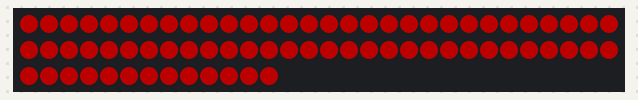
Simulated run of this sketch. Board: SparkFun Pro Micro, built with avr-gcc and run on an emulated ATmega32U4. On the bench: 73 RGB LEDs in strip order, left to right, continuing on the next row. Dim RGB values are drawn brighter than linear; random numbers use the default seed unless the sketch sets one; what the sketch prints to the serial monitor is not drawn.

Above: at 1.1 s.
At 19.3 s:
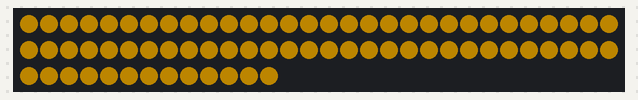

The sketch:

color-TV.ino
```cpp
#include <EEPROM.h>
volatile byte Mode;

// LED strip
#include <NeoPixelBus.h>
const uint8_t PixelPin = 3;
const uint16_t PixelCount = 19+35+19; // 73
NeoPixelBus<NeoGrbFeature, NeoWs2812xMethod> strip(PixelCount, PixelPin);

// Some variables
byte brC = 8;         // brightnes 1 maximum (for encoder)
float Br;             // HSL Max 0.5/brC = level
unsigned int modeR = 30;     // cyclical change of modes in seconds (for first time)
byte modeL = 1;
float cLim = 768;    // color for 1/random() 3,6,12,24,48,96,192,384,768


////
// <
////

float Map(float x, float in_min, float in_max, float out_min, float out_max)
{
  if (in_min == in_max) return out_max;
  if (x >= in_max) return out_max;
  if (x <= in_min) return out_min;
  return (x - in_min) * (out_max - out_min) / (in_max - in_min) + out_min;
}

float Brightness(byte b) {
  float x = Map(b, 1, 11, 1, 0);
  if (x == 0) x = 1. / b;
  Serial.println(x, 3);
  return x;
}

void setup() {
  Serial.begin(115200);

  pinMode(A0, INPUT);
  randomSeed(analogRead(1)*analogRead(2)*analogRead(3));

  //  delay (2000);
  Serial.println("Start");

  // this resets all the neopixels to an off state
  strip.Begin();
  strip.Show();

#if defined(__AVR_ATmega32U4__)     //Выключение светодиодов на Pro Micro
  delay (1000);                     //При питании по usb от компьютера нужна задержка перед выключением RXLED. Если питать от БП, то можно убрать эту строку.
  TXLED1;                           //на ProMicro выключим и TXLED
#define LED_BUILTIN 17
  digitalWrite(LED_BUILTIN, 1);
#endif

Br = Brightness(brC);
Mode = random(3);

/*
  while(1){
    for(byte i=0;i<PixelCount;i++){
//      RgbColor color = HsbColor(1/3., 1, Br);
      RgbColor color = RgbColor(0,255,0);
       strip.SetPixelColor(i, color);
    }
      strip.Show();
  }
// */

}

byte bb;
byte bMode;
byte PCL;
unsigned long timeA,timeB,timeL;
unsigned int cs;
unsigned int nRB=1,nDL;

void loop() {

  unsigned long tNow = millis();
  unsigned long tEnd = tNow;

  if ( tNow - timeA > cs ) {
    timeA = tNow;
    cs = 25;
    PCL = PixelCount;
    switch (Mode) {
      case 2:
        m3(0);
        break;
      case 1:
        m3(0);
        break;
      default:
        m5(0);
    }

    strip.Show();

  }


  // blink
  if ( tNow - timeB > 1000 ) {
    timeB = tNow;
    if (bb) {
      digitalWrite(LED_BUILTIN, 0);
      bb = 0;
    }
    else {
      digitalWrite(LED_BUILTIN, 1);
      bb = 1;
    }

//     Serial.print(modeL); Serial.print(" "); Serial.print(Mode); Serial.print(" "); Serial.println(modeR-(tNow-timeL)/1000);
  } //

  // random Mode
  if ( (tNow - timeL) / 1000 > modeR) {
    timeL = tNow;
    modeR = 900; //random(29,300);
    modeL = Mode;
    while( Mode == modeL ) Mode = random(1,3);
    nRB=1;
    Serial.print(Mode); Serial.print(" "); Serial.println(modeR);
  }

} //end loop()


/////////////////////////////////////////////////////////////////////////////


void blank(byte x) {
  for (int i = 0; i < PCL; i++) {
    strip.SetPixelColor(i, 0);
  }
  if (x) strip.Show();
}

float lastRB,nextRB,getRB;
byte sW=0;
void m3(byte x){
    if(nRB==0 && nDL++<600){
      return;
    }
    if(nRB++ >= 50){
      nRB=0;
      nDL=0;
      if(x){
        if(++sW>1)sW=0;
        HsbColor px = RgbColor(strip.GetPixelColor(sW));
        getRB = px.H;
      } else {
        sW=0;
        getRB = lastRB;
      }
      byte c=1;
      while(abs(nextRB-getRB)<0.08 || abs(nextRB-lastRB)<0.08 || c==1){
        nextRB = random(cLim+1) / cLim;
        c=0;
      }
      lastRB = nextRB;
    }
    float nn = Map(nRB, 0, 50, 0, 1);
    RgbColor res = RgbColor::LinearBlend(HsbColor(getRB, 1, Br), HsbColor(nextRB, 1, Br), nn);
    for(byte i=0;i<PCL;i+=x+1){
        strip.SetPixelColor(i+sW, res);
    }
}

int stp=-1;
void m5(byte x) {
  if(nRB==1){
    nRB=0;
    for(byte i=0;i<PCL;i++){
      stp+=1;
      if(stp>96) stp=0;
      float nn = Map(stp, 0, 96, 1, 0);
      RgbColor color = HsbColor(nn, 1, Br);
//      strip.SetPixelColor(i, color);
    }
  }

    stp+=1;
    if(stp>96) stp=0;
    float nn = Map(stp, 0, 96, 1, 0);
    RgbColor res = HsbColor(nn, 1, Br);
    if(x==0){
      strip.ShiftRight(1);
    } else {
      strip.ShiftLeft(1);
    }
    strip.SetPixelColor((PCL-1)*x, res);
}
```
